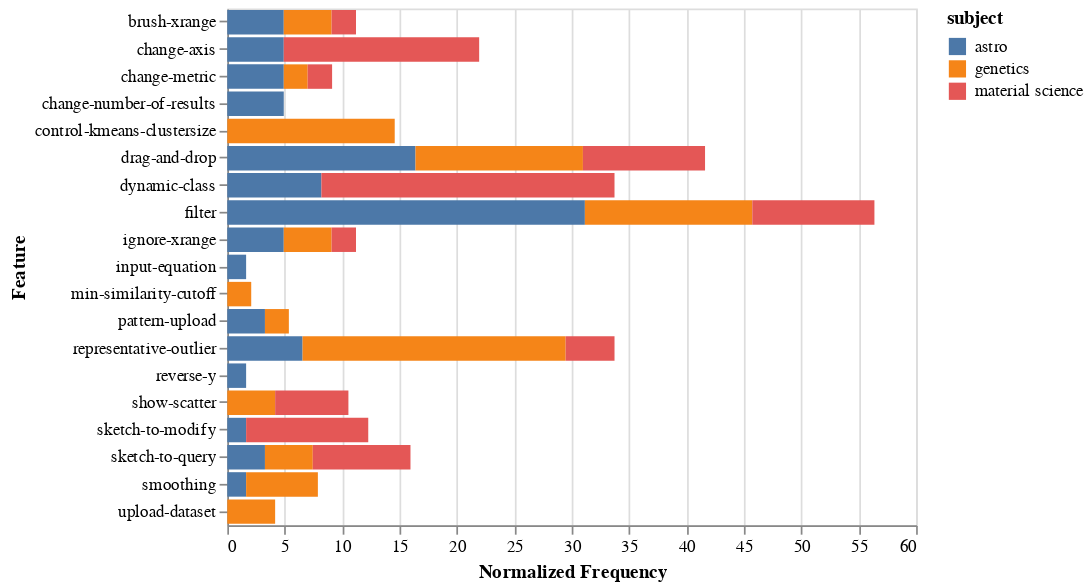

The notebook cell this image was saved under:
### Code cell
alt.Chart(df_frequency_by_subject_feature).mark_bar().encode(
    x= "Normalized Frequency",
    y= "Feature",
    color="subject"
)

### Figure 1 — Vega-Lite specification as saved in the notebook (floating-point values rounded to 4 significant figures)
{"$schema": "https://vega.github.io/schema/vega-lite/v2.6.0.json", "config": {"view": {"height": 300, "width": 400}}, "data": {"name": "data-0d7ae1305c5c415da552c60d4978da9c"}, "datasets": {"data-0d7ae1305c5c415da552c60d4978da9c": [{"Feature": "brush-xrange", "Normalized Frequency": 4.918, "Usage Frequency": 3, "subject": "astro"}, {"Feature": "change-axis", "Normalized Frequency": 4.918, "Usage Frequency": 3, "subject": "astro"}, {"Feature": "change-metric", "Normalized Frequency": 4.918, "Usage Frequency": 3, "subject": "astro"}, {"Feature": "change-number-of-results", "Normalized Frequency": 4.918, "Usage Frequency": 3, "subject": "astro"}, {"Feature": "drag-and-drop", "Normalized Frequency": 16.39, "Usage Frequency": 10, "subject": "astro"}, {"Feature": "dynamic-class", "Normalized Frequency": 8.197, "Usage Frequency": 5, "subject": "astro"}, {"Feature": "filter", "Normalized Frequency": 31.15, "Usage Frequency": 19, "subject": "astro"}, {"Feature": "ignore-xrange", "Normalized Frequency": 4.918, "Usage Frequency": 3, "subject": "astro"}, {"Feature": "input-equation", "Normalized Frequency": 1.639, "Usage Frequency": 1, "subject": "astro"}, {"Feature": "pattern-upload", "Normalized Frequency": 3.279, "Usage Frequency": 2, "subject": "astro"}, {"Feature": "representative-outlier", "Normalized Frequency": 6.557, "Usage Frequency": 4, "subject": "astro"}, {"Feature": "reverse-y", "Normalized Frequency": 1.639, "Usage Frequency": 1, "subject": "astro"}, {"Feature": "sketch-to-modify", "Normalized Frequency": 1.639, "Usage Frequency": 1, "subject": "astro"}, {"Feature": "sketch-to-query", "Normalized Frequency": 3.279, "Usage Frequency": 2, "subject": "astro"}, {"Feature": "smoothing", "Normalized Frequency": 1.639, "Usage Frequency": 1, "subject": "astro"}, {"Feature": "brush-xrange", "Normalized Frequency": 4.167, "Usage Frequency": 2, "subject": "genetics"}, {"Feature": "change-metric", "Normalized Frequency": 2.083, "Usage Frequency": 1, "subject": "genetics"}, {"Feature": "control-kmeans-clustersize", "Normalized Frequency": 14.58, "Usage Frequency": 7, "subject": "genetics"}, {"Feature": "drag-and-drop", "Normalized Frequency": 14.58, "Usage Frequency": 7, "subject": "genetics"}, {"Feature": "filter", "Normalized Frequency": 14.58, "Usage Frequency": 7, "subject": "genetics"}, {"Feature": "ignore-xrange", "Normalized Frequency": 4.167, "Usage Frequency": 2, "subject": "genetics"}, {"Feature": "min-similarity-cutoff", "Normalized Frequency": 2.083, "Usage Frequency": 1, "subject": "genetics"}, {"Feature": "pattern-upload", "Normalized Frequency": 2.083, "Usage Frequency": 1, "subject": "genetics"}, {"Feature": "representative-outlier", "Normalized Frequency": 22.92, "Usage Frequency": 11, "subject": "genetics"}, {"Feature": "show-scatter", "Normalized Frequency": 4.167, "Usage Frequency": 2, "subject": "genetics"}, {"Feature": "sketch-to-query", "Normalized Frequency": 4.167, "Usage Frequency": 2, "subject": "genetics"}, {"Feature": "smoothing", "Normalized Frequency": 6.25, "Usage Frequency": 3, "subject": "genetics"}, {"Feature": "upload-dataset", "Normalized Frequency": 4.167, "Usage Frequency": 2, "subject": "genetics"}, {"Feature": "brush-xrange", "Normalized Frequency": 2.128, "Usage Frequency": 1, "subject": "material science"}, {"Feature": "change-axis", "Normalized Frequency": 17.02, "Usage Frequency": 8, "subject": "material science"}, {"Feature": "change-metric", "Normalized Frequency": 2.128, "Usage Frequency": 1, "subject": "material science"}, {"Feature": "drag-and-drop", "Normalized Frequency": 10.64, "Usage Frequency": 5, "subject": "material science"}, {"Feature": "dynamic-class", "Normalized Frequency": 25.53, "Usage Frequency": 12, "subject": "material science"}, {"Feature": "filter", "Normalized Frequency": 10.64, "Usage Frequency": 5, "subject": "material science"}, {"Feature": "ignore-xrange", "Normalized Frequency": 2.128, "Usage Frequency": 1, "subject": "material science"}, {"Feature": "representative-outlier", "Normalized Frequency": 4.255, "Usage Frequency": 2, "subject": "material science"}, {"Feature": "show-scatter", "Normalized Frequency": 6.383, "Usage Frequency": 3, "subject": "material science"}, {"Feature": "sketch-to-modify", "Normalized Frequency": 10.64, "Usage Frequency": 5, "subject": "material science"}, {"Feature": "sketch-to-query", "Normalized Frequency": 8.511, "Usage Frequency": 4, "subject": "material science"}]}, "encoding": {"color": {"field": "subject", "type": "nominal"}, "x": {"field": "Normalized Frequency", "type": "quantitative"}, "y": {"field": "Feature", "type": "nominal"}}, "mark": "bar"}
